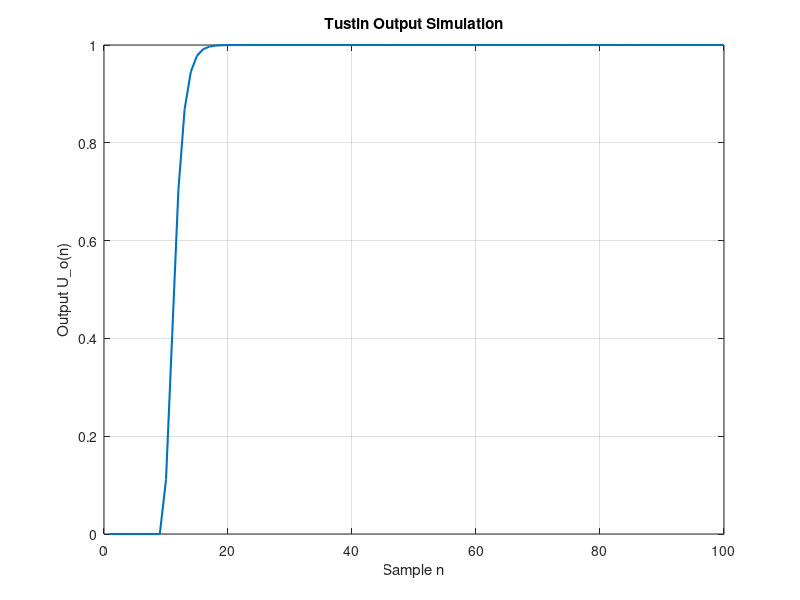

The MATLAB script that drew this image:
% Constantes
            T = 0.01;               % Periodo de muestreo
            omega_c = 100;          % Frecuencia de corte
            k = 1;                  % Valor arbitrario de k
            n_max = 100;            % Numero de muestras

            % Senal de entrada
            U_i = zeros(1, n_max);
            U_i(10:end) = 1;         % Paso inicial de entrada comenzando en k=10

            % Senal de salida
            U_o = zeros(1, n_max);

            % Pre computacion de denominador (constante)
            denominator = - T^2 * omega_c^2 + 2 * T * k * omega_c - 6 * T *omega_c - 4;

            % Simulacion iterativa para el sistema
            for n = 3:n_max
                numerator = 2 * T^2 * U_o(n-1) * omega_c^2 ...
                          + T^2 * U_o(n-2) * omega_c^2 ...
                          - T^2 * k * U_i(n) * omega_c^2 ...
                          - 2 * T^2 * k * U_i(n-1) * omega_c^2 ...
                          - T^2 * k * U_i(n-2) * omega_c^2 ...
                          + 2 * T * k * U_o(n-2) * omega_c ...
                          - 6 * T * U_o(n-2) * omega_c ...
                          - 8 * U_o(n-1) ...
                          + 4 * U_o(n-2);
                      
                U_o(n) = numerator / denominator;
            end

            % Grafica de salida (respuesta en el dominio del tiempo)
            figure;
            plot(U_o, 'LineWidth', 1.5)
            xlabel('Sample n')
            ylabel('Output U\_o(n)')
            title('Tustin Output Simulation')
            grid on
